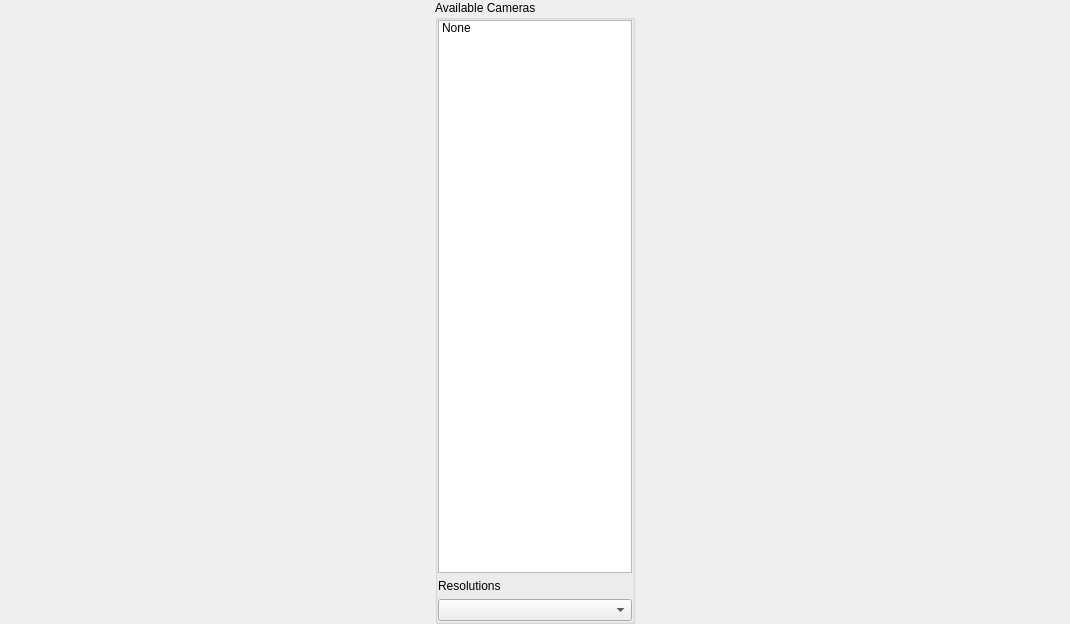
<?xml version="1.0" encoding="UTF-8"?>
<ui version="4.0">
 <class>MainWindow</class>
 <widget class="QMainWindow" name="MainWindow">
  <property name="geometry">
   <rect>
    <x>0</x>
    <y>0</y>
    <width>1070</width>
    <height>624</height>
   </rect>
  </property>
  <property name="windowTitle">
   <string>MainWindow</string>
  </property>
  <widget class="QWidget" name="centralwidget">
   <layout class="QHBoxLayout" name="horizontalLayout">
    <property name="spacing">
     <number>0</number>
    </property>
    <property name="leftMargin">
     <number>0</number>
    </property>
    <property name="topMargin">
     <number>0</number>
    </property>
    <property name="rightMargin">
     <number>0</number>
    </property>
    <property name="bottomMargin">
     <number>0</number>
    </property>
    <item>
     <widget class="QGroupBox" name="groupBox">
      <property name="minimumSize">
       <size>
        <width>200</width>
        <height>0</height>
       </size>
      </property>
      <property name="maximumSize">
       <size>
        <width>200</width>
        <height>16777215</height>
       </size>
      </property>
      <property name="title">
       <string>Available Cameras</string>
      </property>
      <layout class="QVBoxLayout" name="verticalLayout_2">
       <property name="leftMargin">
        <number>0</number>
       </property>
       <property name="topMargin">
        <number>0</number>
       </property>
       <property name="rightMargin">
        <number>0</number>
       </property>
       <property name="bottomMargin">
        <number>0</number>
       </property>
       <item>
        <widget class="QListWidget" name="listWidget">
         <item>
          <property name="text">
           <string>None</string>
          </property>
         </item>
        </widget>
       </item>
       <item>
        <widget class="QLabel" name="label">
         <property name="text">
          <string>Resolutions</string>
         </property>
        </widget>
       </item>
       <item>
        <widget class="QComboBox" name="resolutions"/>
       </item>
      </layout>
     </widget>
    </item>
    <item>
     <layout class="QVBoxLayout" name="verticalLayout"/>
    </item>
   </layout>
  </widget>
 </widget>
 <resources/>
 <connections/>
</ui>
